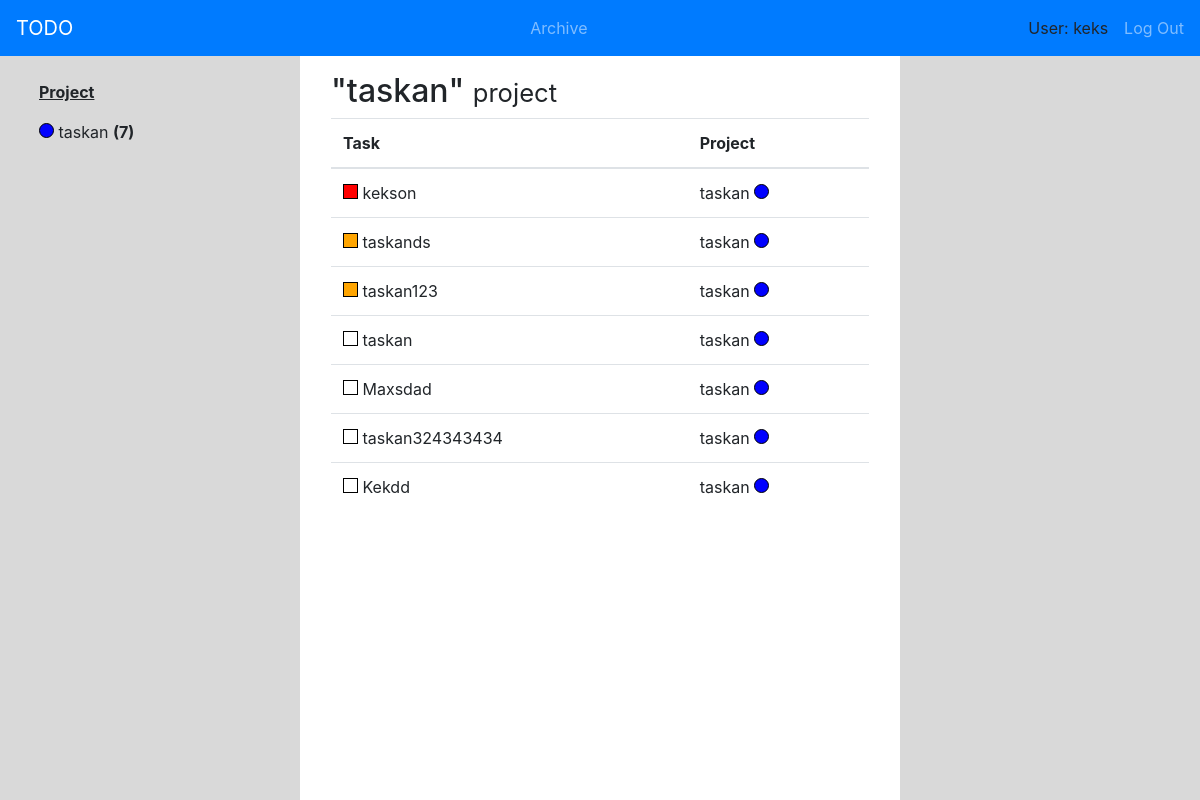
/project/taskan-1554635493/detail/ (signed in), run on the app's committed database.
### todo_app/models.py (models this page shows, shortened)
class Project(models.Model):
    name = models.CharField(max_length=20)
    colour = models.CharField(max_length=7)
    slug = models.SlugField(max_length=30, unique=True, blank=True)
    user = models.ForeignKey(User, on_delete=models.CASCADE)
    class Meta:
        unique_together = ('name', 'colour', 'user')
    def __str__(self):
        return self.name

class Task(models.Model):
    LOW = 3
    MID = 2
    HIGH = 1
    CHOICES_OF_PRIORITY = (
        (LOW, 'Low'),
        (MID, 'Mid'),
        (HIGH, 'High')
    )
    name = models.CharField(max_length=30)
    priority = models.PositiveSmallIntegerField(choices=CHOICES_OF_PRIORITY, default=LOW)
    date_until = models.DateTimeField()
    status = models.CharField(max_length=4, blank=True)
    project = models.ForeignKey(Project, on_delete=models.CASCADE)
    class Meta:
        ordering = ['priority']

### todo_app/views.py (the view)
# urls.py: path('project/<str:slug>/detail/', projectDetail, name='project_detail_url'),
def projectDetail(request, slug):
    user = User.objects.get(id=request.user.id)
    project = user.project_set.get(slug=slug)
    tasks = project.task_set.all()
    context = {
        'title' : project.name,
        'project': project,
        'tasks': tasks}
    return render(request, 'todo_app/project.html', context=context)

### todo_app/templates/todo_app/project.html
{% extends 'todo_app/todo_base.html' %}
{% block left-block %}
    {% include 'todo_app/includes/left_block_project.html' %}
{% endblock %}
{% block center-block %}
    {% include 'todo_app/includes/center_block_project.html' %}
{% endblock %}

### templates/base.html (shortened to what this page needs)
{% load static %}
<!DOCTYPE html>
<html>
	<head>
		<link rel="stylesheet" href="https://stackpath.bootstrapcdn.com/bootstrap/4.3.1/css/bootstrap.min.css">
		<link rel="stylesheet" href="{% static 'css/style.css' %}">
		<link rel="stylesheet" href="https://use.fontawesome.com/releases/v5.8.1/css/all.css">
	</head>
	<body>
		<nav class="navbar navbar-dark bg-primary">
			<a class="navbar-brand" href="{% url 'main_url' %}">TODO</a>
			{% if user.is_authenticated %}
				<div class="navbar-nav ml-auto">
					<a href="{% url 'archive_url' %}" class="nav-item nav-link">Archive</a>
				</div>
				<div class="navbar-nav ml-auto mr-3">
					<p class="navbar-nav">User: {{ user.username }}</p>
				</div>
				<div class="navbar-nav">
					<a href="{% url 'logout_url' %}" class="nav-item nav-link">Log Out</a>
				</div>
			{% endif %}
		</nav>
		{% block content %}{% endblock %}
	</body>
</html>

### todo_app/templates/todo_app/includes/left_block_project.html (shortened to what this page needs)
                <div class="m-4">
                    <p style='text-decoration:underline;'><strong>Project</strong></p>
                        <div>
                            <div class="project-circle" style="background: {{ project.colour }}"></div>
                            <p class="d-inline">{{ project.name }} </p>
                            <b>({{ project.task_set.count }})</b>
                        </div>
                </div>

### todo_app/templates/todo_app/includes/center_block_project.html (shortened to what this page needs)
                <div class="m-3">
                    <h2>"{{ project.name }}" <small>project</small></h2>
                    <table class="table">
                        <thead>
                        <tr>
                            <th scope="col">Task</th>
                            <th scope="col">Project</th>
                        </tr>
                        </thead>
                        <tbody>
                        {% for task in tasks %}
                            <tr>
                                <td>
                                    <div class="priority-square" style="background:{% if task.priority == 1 %}red{% elif task.priority == 2 %}orange{% elif task.priority == 3 %}white{% endif %}"></div>
                                    {{ task.name }}
                                </td>
                                <td>
                                    {{ task.project }}
                                    <div class="project-circle" style="background: {{ task.project.colour }}"></div>
                                </td>
                            </tr>
                        {% endfor %}
                        </tbody>
                    </table>
                </div>

### static/css/style.css (style rules this page uses)
a { display: block; }
.priority-square { width: 15px; height: 15px; display: inline-block; border: 1px solid black; }
.project-circle { width: 15px; height: 15px; display: inline-block; border: 1px solid black; border-radius: 100%; }

### data on the page
Project: name "taskan", task_set.count "7"
Task: priority 1 (drawn), name "kekson", project "taskan"
Task: priority 2 (drawn), name "taskands", project "taskan"
Task: priority 2 (drawn), name "taskan123", project "taskan"
Task: priority 3 (drawn), name "taskan", project "taskan"
Task: priority 3 (drawn), name "Maxsdad", project "taskan"
Task: priority 3 (drawn), name "taskan324343434", project "taskan"
Task: priority 3 (drawn), name "Kekdd", project "taskan"

### other printed values
{{ user.username }} "keks"
